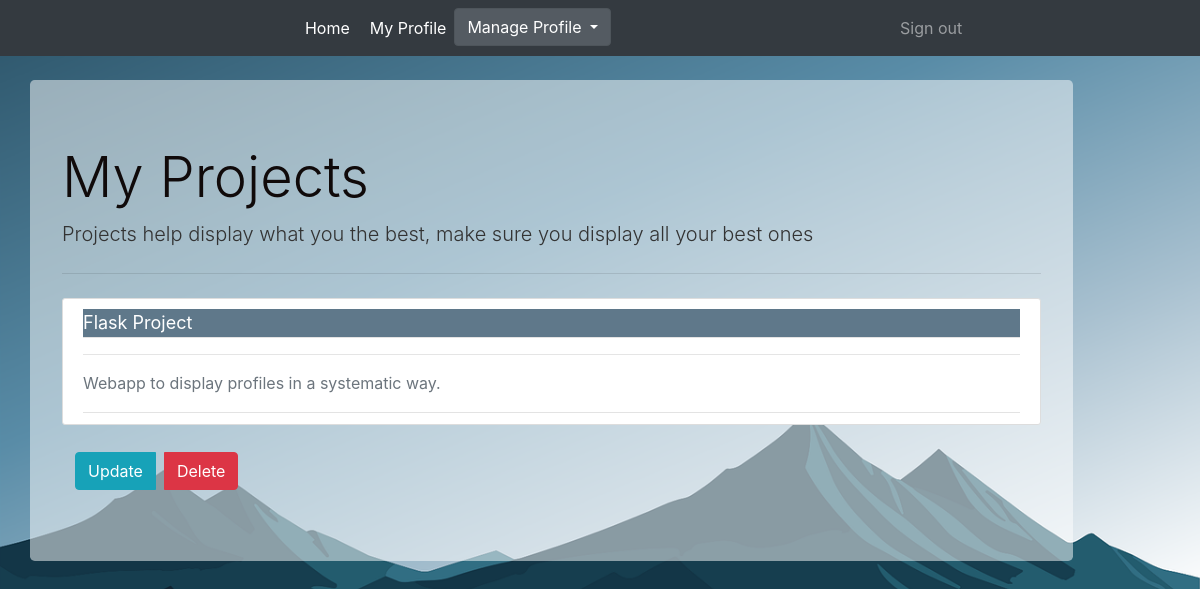
The page /projects/1 (signed in) on the database its author committed.
### Portfolio/models.py (models this page shows, shortened)
class Project(db.Model):
    id = db.Column(db.Integer,primary_key = True)
    project_title = db.Column(db.String(100),nullable = False)
    project_overview = db.Column(db.Text,nullable = False)
    project_url = db.Column(db.String(300),nullable = False)
    user_id = db.Column(db.Integer,db.ForeignKey('user.id'),nullable=False)

### Portfolio/projects/routes.py (the view)
@projects_blueprint.route("/projects/<int:project_id>",methods=['GET','POST'])
@login_required
def curr_project(project_id):
    curr_project = Project.query.get_or_404(project_id)
    return render_template('curr_projects.html',curr_project=curr_project)

### Portfolio/models.py (called while the page is built)
@login_manager.user_loader
def load_user(user_id):
    return User.query.get(int(user_id))

### Portfolio/templates/curr_projects.html (shortened to what this page needs)
{% extends 'layouts_profile.html' %}
{% block content %}
<div class="jumbotron">
  <h1 class="display-4">My Projects</h1>
  <p class="lead">Projects help display what you the best, make sure you display all your best ones</p>
  <hr class="my-4">
  <article class="media content-section">
    <div class="media-body">
      <div class="article-metadata">
        <div class="article-metadata article-metadata-head">
          <a class="project-title-link" href="#">{{ curr_project.project_title }}</a>
        </div>
        <hr>
        <p class="text-muted">{{ curr_project.project_overview }}</p>
  </article>
  <div class="btn btn-group">
        <a href='{{ url_for("projects_blueprint.update_project", project_id=curr_project.id) }}' class="btn btn-info">
          Update
        </a>
        <button type="button" class="btn btn-danger ml-2" data-toggle="modal" data-target="#deleteModal">
          Delete
        </button>
  </div>
  </div>
{% endblock content %}

### Portfolio/static/main.css (style rules this page uses)
body { background: #6e869399; background-image : url('background.png'); background-size: cover; background-repeat: no-repeat; color: #333333; }
h1, h2, h3, h4, h5, h6 { color: #100a0a; }
.content-section { background: #ffffff; padding: 10px 20px; border: 1px solid #dddddd; border-radius: 3px; margin-bottom: 20px; }
.article-metadata { padding-bottom: 1px; margin-bottom: 1px; border-bottom: 1px solid #e3e3e3 }
.project-title-link:link { color: #ffffff; text-decoration: none; }
.article-metadata .article-metadata-head { background-color: #5f788a; font-size: large; color:#474747; }
.jumbotron { background-color: rgba(255, 255, 255, 0.5); }

### rows shown on the page
Project: project_title "Flask Project", project_overview "Webapp to display profiles in a systematic way."
